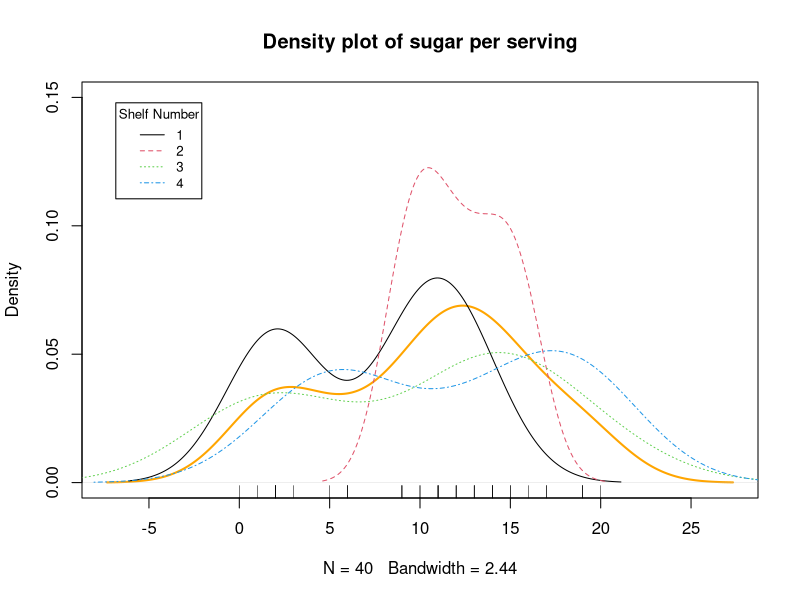
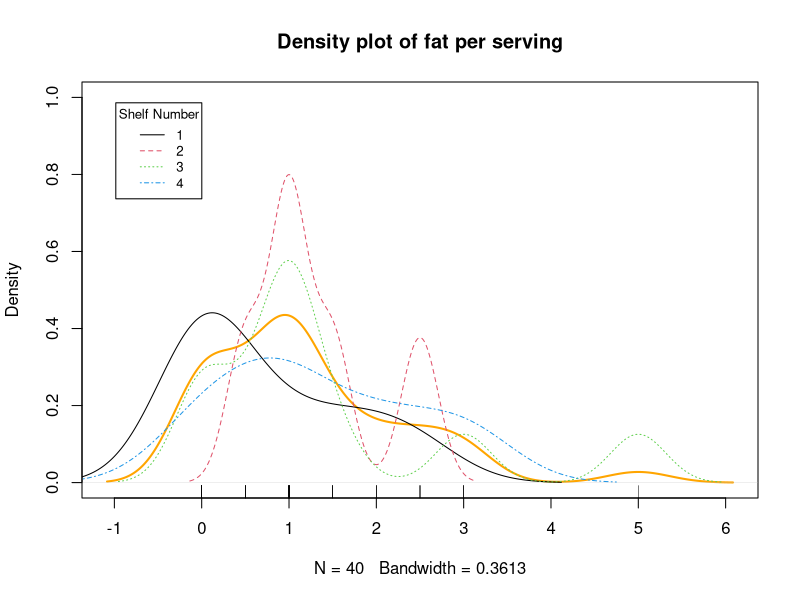
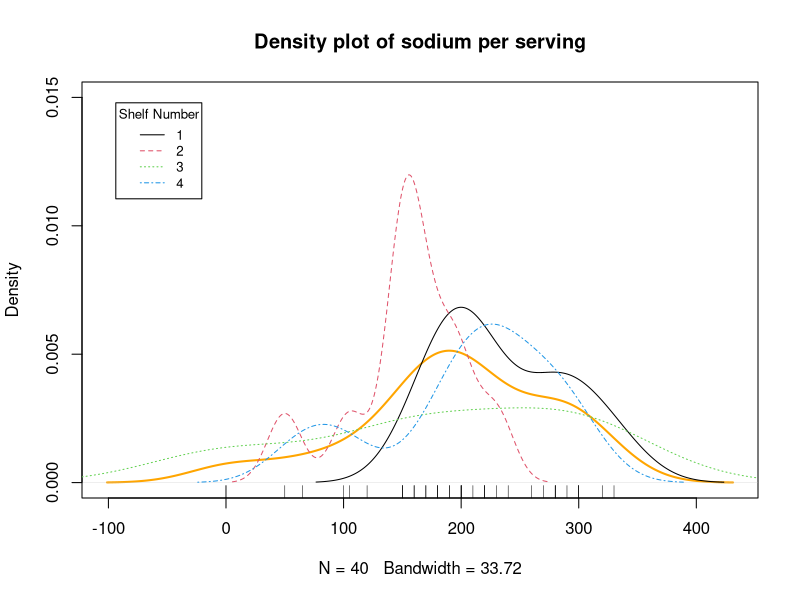
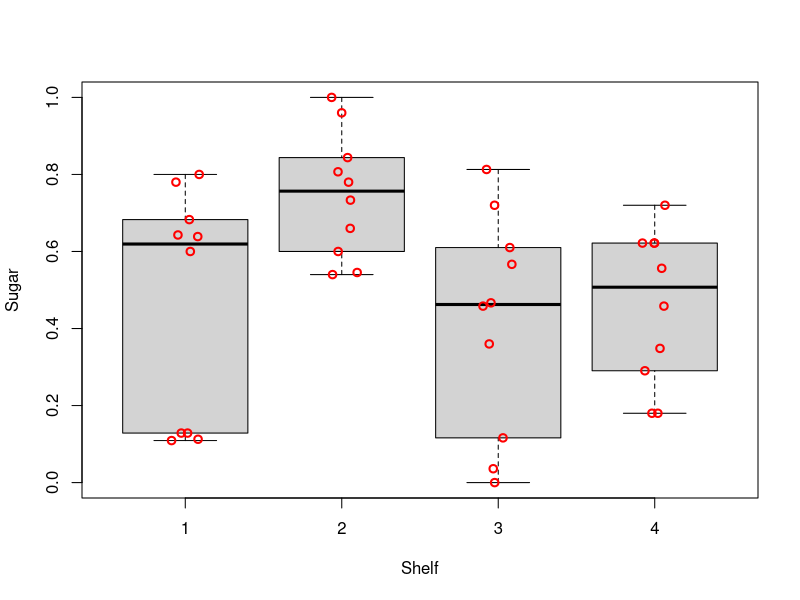
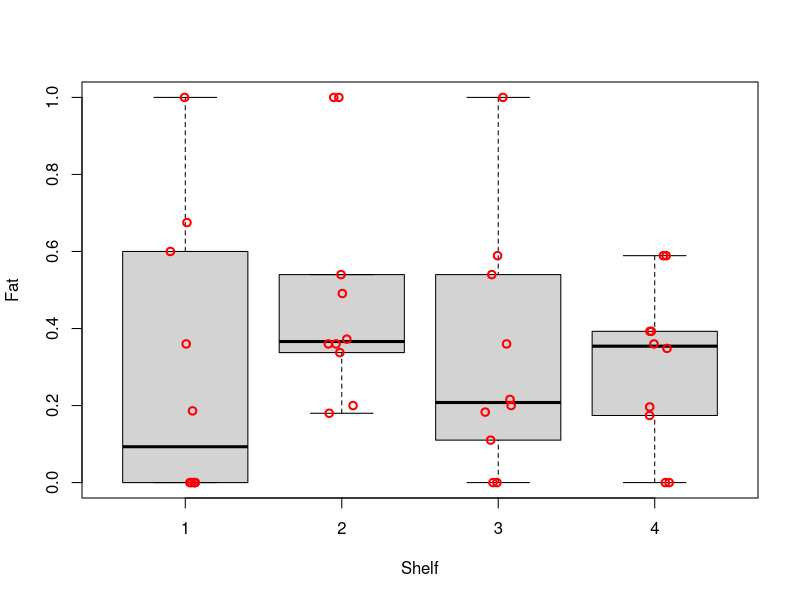
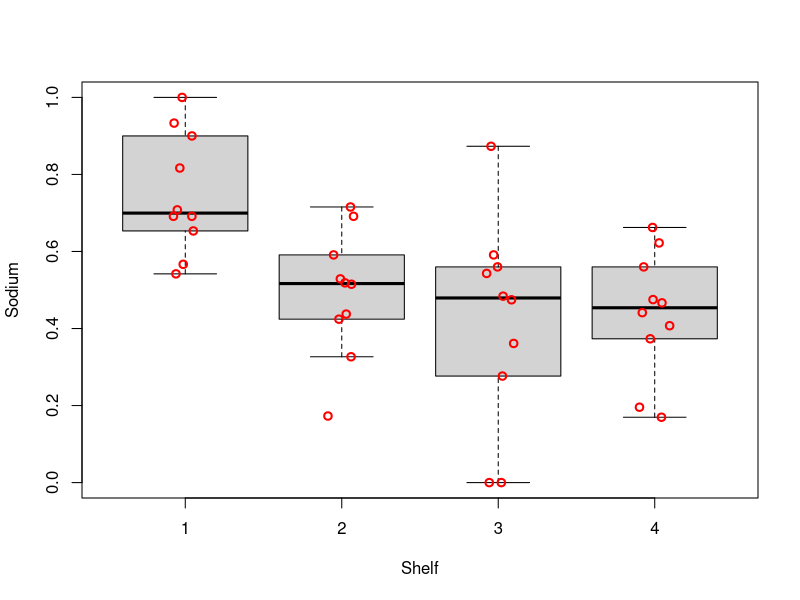
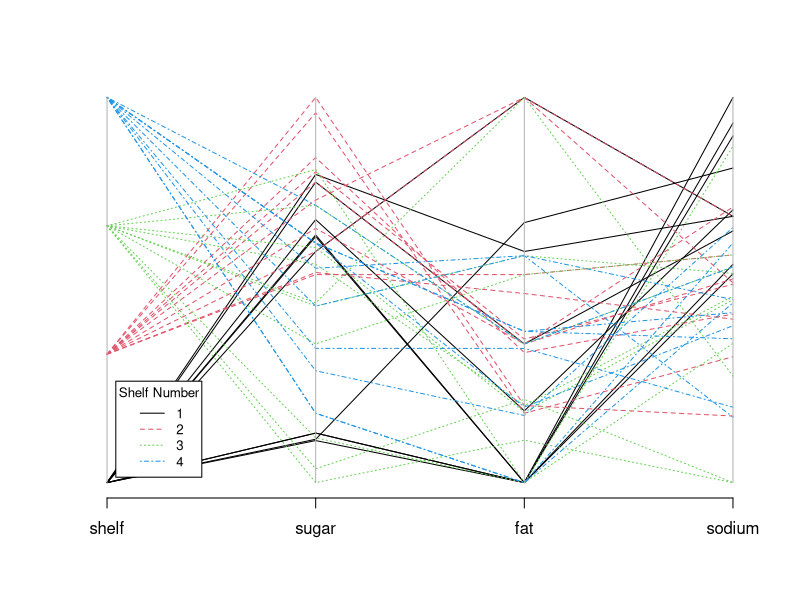

Source code (R) for these figures, in order: (Note: this script raises an error after producing the figures.)
## ---- chunk 1
# add packages
library(dplyr)
library(knitr)
library(MASS)
library(nnet)
library(Hmisc)
library(car)
# prevent source code from running off the page
opts_chunk$set(tidy.opts=list(width.cutoff=70), tidy=TRUE)
# remove all objects from current workspace
rm(list = ls())
# set seed number to reproduce results
set.seed(1)
# load data
d <- read.csv("./dataset/cereal_dillons.csv", header=TRUE, sep=",")
## ---- chunk 2
# structure of data
str(d)
# summary of data
kable(summary(d[, 4:7]))
# list row with missing values
d[!complete.cases(d),]
## ---- chunk 3
# 1. adjust for different serving sizes 
adj.d <- data.frame(shelf = d$Shelf, 
                    sugar = d$sugar_g/d$size_g,
                    fat = d$fat_g/d$size_g, 
                    sodium = (d$sodium_mg/1000)/d$size_g)
# 2. normalize data to be within 0 and 1
normalize <- function(x) { (x-min(x))/(max(x)-min(x)) }
norm.d <- data.frame(shelf = adj.d$shelf, 
                     sugar = normalize(adj.d$sugar),
                     fat = normalize(adj.d$fat),
                     sodium = normalize(adj.d$sodium))
## ---- chunk 4
# explanatory variable: sugar
plot(density(d$sugar_g), col = "orange", lwd = 2, ylim = c(0, 0.15), main = "Density plot of sugar per serving")
lapply(seq(1, 4), function(shelf) lines(density(d[which(d$Shelf == shelf),]$sugar_g), col = shelf, lty = shelf))
rug(d$sugar_g)
legend("topleft", cex = 0.8, inset = .05, title = "Shelf Number", 
       legend = seq(1, 4), col = seq(1, 4), lty = seq(1, 4))

# explanatory variable: fat
plot(density(d$fat_g), col = "orange", lwd = 2, ylim = c(0, 1), main = "Density plot of fat per serving")
lapply(seq(1, 4), function(shelf) lines(density(d[which(d$Shelf == shelf),]$fat_g), col = shelf, lty = shelf))
rug(d$fat_g)
legend("topleft", cex = 0.8, inset = .05, title = "Shelf Number", 
       legend = seq(1, 4), col = seq(1, 4), lty = seq(1, 4))

# explanatory variable: sodium
plot(density(d$sodium_mg), col = "orange", lwd = 2, ylim = c(0, 0.015), main = "Density plot of sodium per serving")
lapply(seq(1, 4), function(shelf) lines(density(d[which(d$Shelf == shelf),]$sodium_mg), col = shelf, lty = shelf))
rug(d$sodium_mg)
legend("topleft", cex = 0.8, inset = .05, title = "Shelf Number", 
       legend = seq(1, 4), col = seq(1, 4), lty = seq(1, 4))
## ---- chunk 5
# explanatory variable: sugar
boxplot(formula = sugar ~ shelf, data = norm.d, ylab = "Sugar", xlab = "Shelf", pars = list(outpch=NA))
stripchart(x = norm.d$sugar ~ norm.d$shelf, lwd = 2, col = "red", method = "jitter", vertical = TRUE, pch = 1, add = TRUE)

# explanatory variable: fat
boxplot(formula = fat ~ shelf, data = norm.d, ylab = "Fat", xlab = "Shelf", pars = list(outpch=NA))
stripchart(x = norm.d$fat ~ norm.d$shelf, lwd = 2, col = "red", method = "jitter", vertical = TRUE, pch = 1, add = TRUE)

# explanatory variable: sodium
boxplot(formula = sodium ~ shelf, data = norm.d, ylab = "Sodium", xlab = "Shelf", pars = list(outpch=NA))
stripchart(x = norm.d$sodium ~ norm.d$shelf, lwd = 2, col = "red", method = "jitter", vertical = TRUE, pch = 1, add = TRUE)
## ---- chunk 6
parcoord(x = norm.d, col = norm.d$shelf, lty = norm.d$shelf)  
legend("bottomleft", cex = 0.8, inset = .05, title = "Shelf Number", 
       legend = seq(1, 4), col = seq(1, 4), lty = seq(1, 4))
## ---- chunk 7
norm.d %>% 
  group_by(shelf) %>% 
  summarise(mean.sugar=mean(sugar), sd.sugar=sd(sugar), 
            mean.fat=mean(fat), sd.fat=sd(fat),
            mean.sodium=mean(sodium), sd.sodium=sd(sodium))
## ---- chunk 8
# apply ordinality 
norm.d$shelfFO <- factor(norm.d$shelf, levels=c(2, 1, 3, 4), ordered=TRUE)
levels(norm.d$shelfFO)
## ---- chunk 9
# estimate multinomial regression model 
m <- multinom(formula = shelf ~ sugar + fat + sodium, data = norm.d)
summary(m)
# perform LRT to examine importance of each variable
Anova(m)
## ---- chunk 10
m.fo <- multinom(formula = shelfFO ~ sugar + fat + sodium, data = norm.d)
summary(m.fo)
## ---- chunk 11
Anova(m.fo)
## ---- chunk 12
#cor(cereal2[,c("sugar", "fat", "sodium")])
library(psych)
pairs.panels(cereal2[,c("sugar", "fat", "sodium")])
## ---- chunk 13
m0 <- multinom(formula=Shelf~1, data=cereal2)
m2 <- multinom(formula = Shelf ~ sugar*fat*sodium, data=cereal2)
#summary(cereal_m1)
Anova(m2)
#anova(cereal_base, cereal_saturated, test='Chi')
## ---- chunk 14
serving <- 28
sugar <- 12
fat <- 0.5
sodium <- 130

predict(object = m, 
        data.frame(sugar = sugar/serving, 
                   fat = fat/serving,
                   sodium = sodium/serving), 
        type = "probs")
## ---- chunk 15
# odd ratios
round(exp(coefficients(m)[,-1]), 2)

# confidence intervals
conf.beta <- confint(object = m, level = 0.95)
ci.OR.shelf2<-exp(conf.beta[2:4,1:2,1])
ci.OR.shelf3<-exp(conf.beta[2:4,1:2,2])
ci.OR.shelf4<-exp(conf.beta[2:4,1:2,3])
round(data.frame(low = ci.OR.shelf2[,1], up = ci.OR.shelf2[,2]), 2)
round(data.frame(low = ci.OR.shelf3[,1], up = ci.OR.shelf3[,2]), 2)
round(data.frame(low = ci.OR.shelf4[,1], up = ci.OR.shelf4[,2]), 2)
